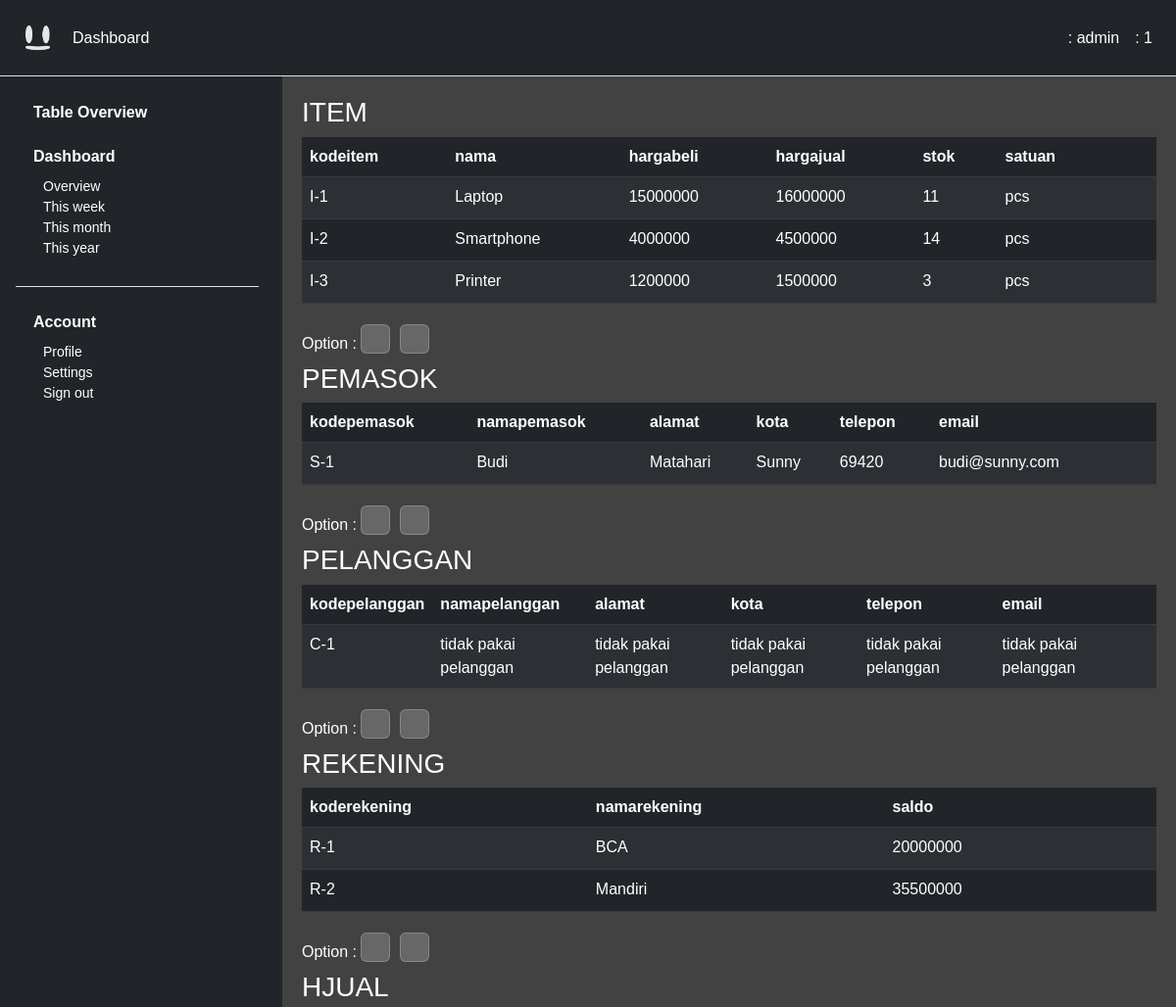
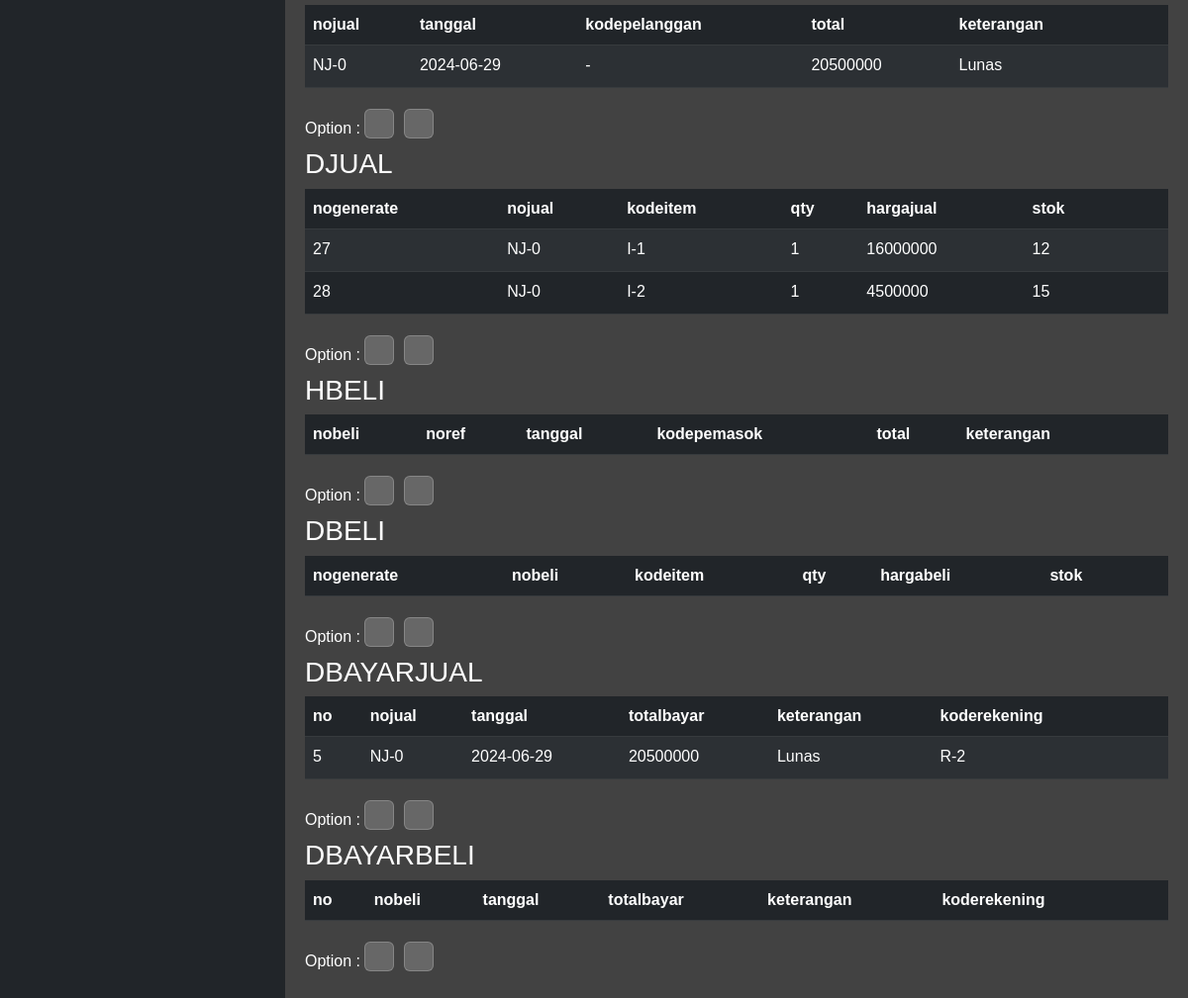
/dashboard/?tview=all (signed in), run on the app's committed database (2 pictures, top to bottom).
### tables this page shows
CREATE TABLE item (
    kodeitem VARCHAR(5) PRIMARY KEY,
    nama VARCHAR(255),
    hargabeli DOUBLE,
    hargajual DOUBLE,
    stok DOUBLE,
    satuan VARCHAR(10)
);

CREATE TABLE pemasok (
    kodepemasok VARCHAR(5) PRIMARY KEY,
    namapemasok VARCHAR(50),
    alamat VARCHAR(255),
    kota VARCHAR(25),
    telepon VARCHAR(15),
    email VARCHAR(255)
);

CREATE TABLE pelanggan (
    kodepelanggan VARCHAR(9) PRIMARY KEY,
    namapelanggan VARCHAR(50),
    alamat VARCHAR(255),
    kota VARCHAR(25),
    telepon VARCHAR(15),
    email VARCHAR(255)
);

CREATE TABLE rekening (
    koderekening VARCHAR(5) PRIMARY KEY,
    namarekening VARCHAR(255),
    saldo DOUBLE
);

CREATE TABLE hjual (
    nojual VARCHAR(10) PRIMARY KEY,
    tanggal DATE,
    kodepelanggan VARCHAR(9),
    total DOUBLE,
    keterangan VARCHAR(255),
    FOREIGN KEY (kodepelanggan) REFERENCES pelanggan(kodepelanggan)
);

CREATE TABLE djual (
    nogenerate INTEGER PRIMARY KEY AUTOINCREMENT,
    nojual VARCHAR(10),
    kodeitem VARCHAR(5),
    qty DOUBLE,
    hargajual DOUBLE,
    stok DOUBLE,
    FOREIGN KEY (nojual) REFERENCES hjual(nojual),
    FOREIGN KEY (kodeitem) REFERENCES item(kodeitem)
);

CREATE TABLE dbayarjual (
    no INTEGER PRIMARY KEY AUTOINCREMENT,
    nojual VARCHAR(10),
    tanggal DATETIME,
    totalbayar DOUBLE,
    keterangan VARCHAR(255),
    koderekening VARCHAR(5),
    FOREIGN KEY (nojual) REFERENCES hjual(nojual),
    FOREIGN KEY (koderekening) REFERENCES rekening(koderekening)
);

### php-component/table.php (the view, shortened to what this page needs)
<?php
function connect_db() {
    $db = new SQLite3('../db/database.db');
    return $db;
}
function add_data(&$table_name, &$template, &$template_t) {
    $table_name = $_SESSION["table name"];
    $template = array(
        array("kodeitem", "nama", "hargabeli", "hargajual", "stok", "satuan"),
        array("kodepemasok", "namapemasok", "alamat", "kota", "telepon", "email"),
        array("kodepelanggan", "namapelanggan", "alamat", "kota", "telepon", "email"),
        array("koderekening", "namarekening", "saldo"),
        array("nojual", "tanggal", "kodepelanggan", "total", "keterangan"),
        array("nogenerate", "nojual", "kodeitem", "qty", "hargajual", "stok"),
        array("nobeli", "noref", "tanggal", "kodepemasok", "total", "keterangan"),
        array("nogenerate", "nobeli", "kodeitem", "qty", "hargabeli", "stok"),
        array("no", "nojual", "tanggal", "totalbayar", "keterangan", "koderekening"),
        array("no", "nobeli", "tanggal", "totalbayar", "keterangan", "koderekening"),
    );
}
function makeTable($dest) {
    $db = connect_db();
    $table_name = array();
    $template = array();
    $template_t = array();
    add_data($table_name, $template, $template_t);
    for ($i=0; $i < count($table_name); $i++) {
        $name_upper = strtoupper($table_name[$i]);
        $name = $table_name[$i];
        echo "<div class='table-responsive'>";
        echo "<h3>$name_upper</h3>";
        echo "<table class='table table-dark table-striped'>";
        echo "<thead>";
        echo "<tr>";
        for ($j=0; $j < count($template[$i]); $j++) {
            echo "<th>" . $template[$i][$j] . "</th>";
        }
        echo "<td></td>";
        echo "</tr>";
        echo "</thead>";
        echo "<tbody>";
        $results = $db->query("select * from $name;");
        while ($row= $results->fetchArray()) {
            $current_id = $row[$template[$i][0]];
            echo "<tr>";
            for ($j=0; $j < count($template[$i]); $j++) {
                echo "<td>" . $row[$template[$i][$j]] . "</td>";
            }
            echo "<td>";
            echo "<form method='post' action=$dest>";
            echo "<button name='edit-$name' type='submit' class='btn text-white' value='$current_id'>&nbsp<i class='nf nf-fa-edit'></i>&nbsp</button>";
            echo "</form>";
            echo "</td>";
            echo "</tr>";
        }
        echo "</tbody>";
        echo "</table>";
        echo "</div>";
        echo "<form action='$dest' method='post' class='inline-button mb-1'>";
        echo "<span>Option : </span>";
        echo "<button class='table-button p-1' type='submit' name='del-$name'><i class='nf nf-fa-minus'></i></button>";
        echo "<button class='table-button p-1' type='submit' name='add-$name'><i class='nf nf-fa-plus'></i></button>";
        echo "</form>";
    }
}
?>

### css/style.css (style rules this page uses)
* { margin: 0px; padding: 0px; font-family: Arial, Helvetica, sans-serif; }
.dark-bg-custom { background: rgb(33, 37, 41); }
body { background: #424242; color: white; }
.table-button { min-width: 30px; background: rgba(255, 255, 255, 0.2); padding: 3px; margin: 5px; margin-right: 10px; margin-left: 0px; border-radius: 6px; border: none; color: white; border: 1px solid rgba(255, 255, 255, 0.2); transition: background, border ease-in-out 0.3s; font-size: 0.7em; min-height: 30px; }
.btn { border: none; background: none; padding: 0 !important; cursor: pointer; }

### data on the page
item: kodeitem "I-1", nama "Laptop", hargabeli "15000000", hargajual "16000000", stok "11", satuan "pcs"
item: kodeitem "I-2", nama "Smartphone", hargabeli "4000000", hargajual "4500000", stok "14", satuan "pcs"
item: kodeitem "I-3", nama "Printer", hargabeli "1200000", hargajual "1500000", stok "3", satuan "pcs"
pemasok: kodepemasok "S-1", namapemasok "Budi", alamat "Matahari", kota "Sunny", telepon "69420", email "budi@sunny.com"
pelanggan: kodepelanggan "C-1", namapelanggan "tidak pakai pelanggan", alamat "tidak pakai pelanggan", kota "tidak pakai pelanggan", telepon "tidak pakai pelanggan", email "tidak pakai pelanggan"
rekening: koderekening "R-1", namarekening "BCA", saldo "20000000"
rekening: koderekening "R-2", namarekening "Mandiri", saldo "35500000"
hjual: nojual "NJ-0", tanggal "2024-06-29", kodepelanggan "-", total "20500000", keterangan "Lunas"
djual: nogenerate "27", nojual "NJ-0", kodeitem "I-1", qty "1", hargajual "16000000", stok "12"
djual: nogenerate "28", nojual "NJ-0", kodeitem "I-2", qty "1", hargajual "4500000", stok "15"
dbayarjual: no "5", nojual "NJ-0", tanggal "2024-06-29", totalbayar "20500000", keterangan "Lunas", koderekening "R-2"

### other printed values
$name "admin"
$type "1"
$name_upper "ITEM"
$template[$i][$j] "kodeitem"
$template[$i][$j] "nama"
$template[$i][$j] "hargabeli"
$template[$i][$j] "hargajual"
$template[$i][$j] "stok"
$template[$i][$j] "satuan"
$name_upper "PEMASOK"
$template[$i][$j] "kodepemasok"
$template[$i][$j] "namapemasok"
$template[$i][$j] "alamat"
$template[$i][$j] "kota"
$template[$i][$j] "telepon"
